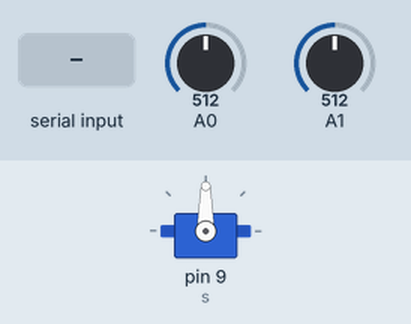
Simulated run of this sketch. Board: Arduino Uno, built with avr-gcc and run on an emulated ATmega328P. Shown: servo. The inputs (shaded band) are chosen by the test bench; at power-on: A0 = 512, A1 = 512. What the sketch prints to the serial monitor is not drawn.

Above: at 1.2 s.
1.3 s: "30,150\n" received over Serial
At 2.5 s:
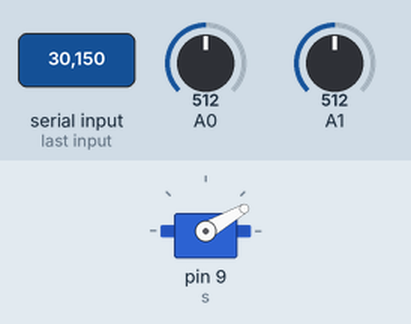
2.8 s: "5\n" received over Serial
At 3.9 s:
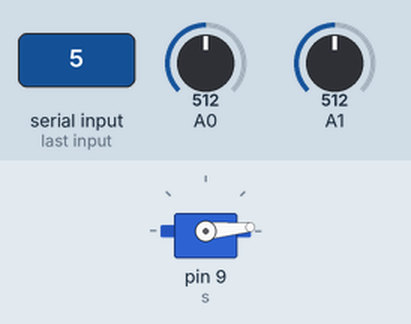
4.3 s: "200\n" received over Serial
At 5.1 s:
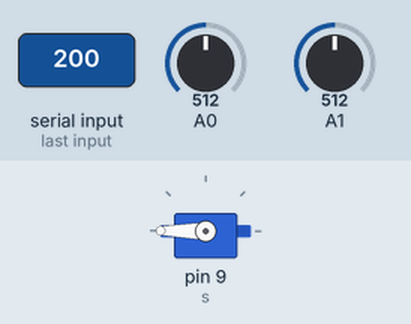
5.8 s: "90,45\n" received over Serial
At 6.3 s:
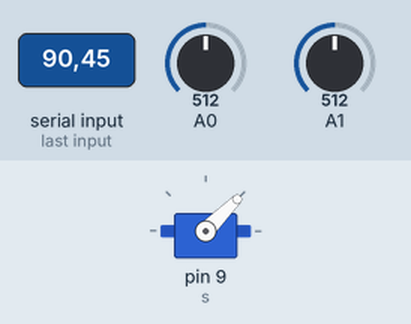
7.3 s: "90\n" received over Serial
At 8.0 s:
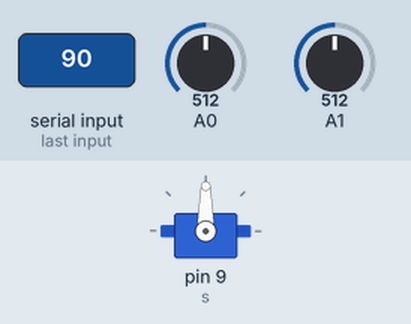
Timing chart, 0 to 9.8 s (numbered marks = the images above; inputs shaded):
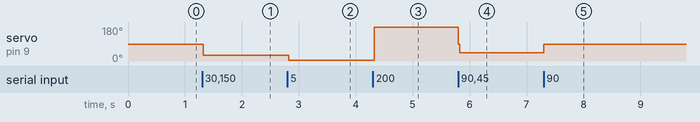

Measured:
- after the input at 1.3 s, servo on pin 9 (s): 90° → 30° at once
- after the input at 2.8 s, servo on pin 9 (s): 30° → 5° at once
- after the input at 4.3 s, servo on pin 9 (s): 5° → 180° at once
- after the input at 5.8 s, servo on pin 9 (s): 180° → 45° at once
- after the input at 7.3 s, servo on pin 9 (s): 45° → 90° at once

The sketch:

solar_tracker.ino
```cpp
#include <Servo.h>

Servo s;

void setup() {
  Serial.begin(9600);
  Serial.setTimeout(10);
  s.attach(9);
}

void loop() {

  // Read LDR sensors
  int east = analogRead(A0);
  int west = analogRead(A1);

  // Send sensor values to MATLAB
  Serial.print(east);
  Serial.print(" ");
  Serial.println(west);

  // Receive servo angle from MATLAB
  if (Serial.available()) {

    int angle = Serial.parseInt();

    // Clear remaining buffer
    while (Serial.available()) {
      Serial.read();
    }

    // Limit angle range
    angle = constrain(angle, 0, 180);

    // Move servo
    s.write(angle);
  }

  delay(20);
}
```
